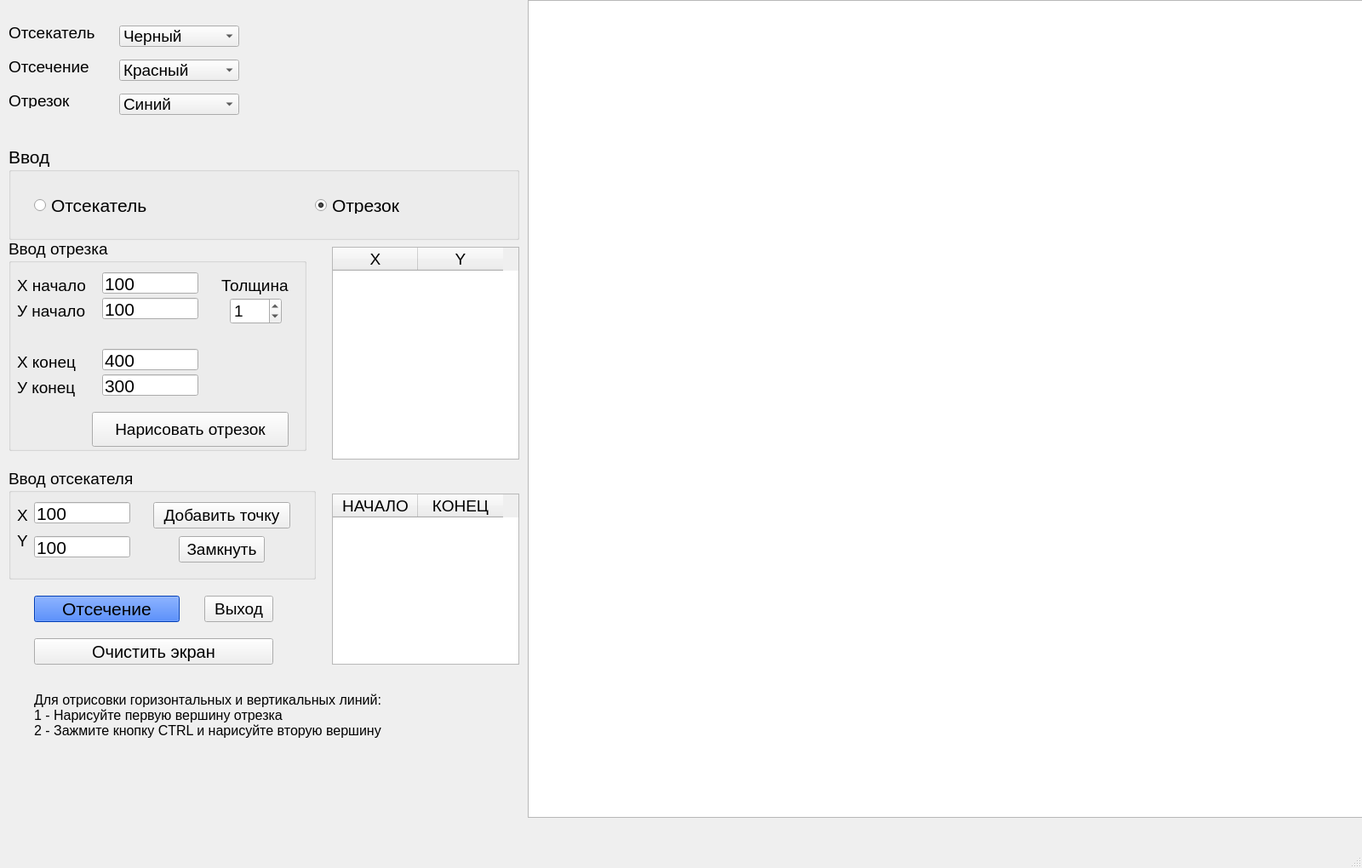
<?xml version="1.0" encoding="UTF-8"?>
<ui version="4.0">
 <class>MainWindow</class>
 <widget class="QMainWindow" name="MainWindow">
  <property name="geometry">
   <rect>
    <x>0</x>
    <y>0</y>
    <width>1600</width>
    <height>1020</height>
   </rect>
  </property>
  <property name="minimumSize">
   <size>
    <width>1600</width>
    <height>1020</height>
   </size>
  </property>
  <property name="maximumSize">
   <size>
    <width>1600</width>
    <height>1020</height>
   </size>
  </property>
  <property name="windowTitle">
   <string/>
  </property>
  <widget class="QWidget" name="centralwidget">
   <widget class="QPushButton" name="pushButton_clean">
    <property name="geometry">
     <rect>
      <x>40</x>
      <y>750</y>
      <width>281</width>
      <height>31</height>
     </rect>
    </property>
    <property name="minimumSize">
     <size>
      <width>0</width>
      <height>30</height>
     </size>
    </property>
    <property name="font">
     <font>
      <pointsize>15</pointsize>
     </font>
    </property>
    <property name="text">
     <string>Очистить экран</string>
    </property>
   </widget>
   <widget class="QLabel" name="label">
    <property name="geometry">
     <rect>
      <x>620</x>
      <y>0</y>
      <width>131</width>
      <height>17</height>
     </rect>
    </property>
    <property name="text">
     <string>Рабочее место</string>
    </property>
   </widget>
   <widget class="QPushButton" name="pushButton_RES">
    <property name="geometry">
     <rect>
      <x>40</x>
      <y>700</y>
      <width>171</width>
      <height>31</height>
     </rect>
    </property>
    <property name="font">
     <font>
      <pointsize>16</pointsize>
     </font>
    </property>
    <property name="styleSheet">
     <string notr="true">background-color: rgb(0, 85, 255)</string>
    </property>
    <property name="text">
     <string>Отсечение</string>
    </property>
   </widget>
   <widget class="QLabel" name="label_12">
    <property name="geometry">
     <rect>
      <x>40</x>
      <y>810</y>
      <width>471</width>
      <height>61</height>
     </rect>
    </property>
    <property name="font">
     <font>
      <pointsize>12</pointsize>
     </font>
    </property>
    <property name="text">
     <string>Для отрисовки горизонтальных и вертикальных линий:
1 - Нарисуйте первую вершину отрезка
2 - Зажмите кнопку CTRL и нарисуйте вторую вершину</string>
    </property>
   </widget>
   <widget class="QLabel" name="label_13">
    <property name="geometry">
     <rect>
      <x>1120</x>
      <y>900</y>
      <width>451</width>
      <height>61</height>
     </rect>
    </property>
    <property name="font">
     <font>
      <pointsize>12</pointsize>
     </font>
    </property>
    <property name="text">
     <string/>
    </property>
   </widget>
   <widget class="QGraphicsView" name="graphicsView">
    <property name="geometry">
     <rect>
      <x>620</x>
      <y>0</y>
      <width>981</width>
      <height>961</height>
     </rect>
    </property>
   </widget>
   <widget class="QTableWidget" name="table_rust">
    <property name="geometry">
     <rect>
      <x>390</x>
      <y>290</y>
      <width>220</width>
      <height>250</height>
     </rect>
    </property>
    <property name="minimumSize">
     <size>
      <width>220</width>
      <height>250</height>
     </size>
    </property>
    <property name="maximumSize">
     <size>
      <width>220</width>
      <height>250</height>
     </size>
    </property>
    <column>
     <property name="text">
      <string>X</string>
     </property>
     <property name="font">
      <font>
       <pointsize>14</pointsize>
      </font>
     </property>
    </column>
    <column>
     <property name="text">
      <string>Y</string>
     </property>
     <property name="font">
      <font>
       <pointsize>14</pointsize>
      </font>
     </property>
    </column>
   </widget>
   <widget class="QGroupBox" name="groupBoxChooseBG_8">
    <property name="geometry">
     <rect>
      <x>10</x>
      <y>550</y>
      <width>361</width>
      <height>131</height>
     </rect>
    </property>
    <property name="font">
     <font>
      <pointsize>14</pointsize>
     </font>
    </property>
    <property name="title">
     <string>Ввод отсекателя </string>
    </property>
    <widget class="QLabel" name="label_2">
     <property name="geometry">
      <rect>
       <x>10</x>
       <y>70</y>
       <width>21</width>
       <height>31</height>
      </rect>
     </property>
     <property name="text">
      <string>Y</string>
     </property>
    </widget>
    <widget class="QLabel" name="label_3">
     <property name="geometry">
      <rect>
       <x>10</x>
       <y>40</y>
       <width>101</width>
       <height>31</height>
      </rect>
     </property>
     <property name="text">
      <string>Х</string>
     </property>
    </widget>
    <widget class="QLineEdit" name="lineEdit_x">
     <property name="geometry">
      <rect>
       <x>30</x>
       <y>40</y>
       <width>113</width>
       <height>25</height>
      </rect>
     </property>
     <property name="font">
      <font>
       <pointsize>16</pointsize>
      </font>
     </property>
     <property name="text">
      <string>100</string>
     </property>
    </widget>
    <widget class="QLineEdit" name="lineEdit_y">
     <property name="geometry">
      <rect>
       <x>30</x>
       <y>80</y>
       <width>113</width>
       <height>25</height>
      </rect>
     </property>
     <property name="font">
      <font>
       <pointsize>16</pointsize>
      </font>
     </property>
     <property name="text">
      <string>100</string>
     </property>
    </widget>
    <widget class="QPushButton" name="pushButton_draw_rest">
     <property name="geometry">
      <rect>
       <x>170</x>
       <y>40</y>
       <width>161</width>
       <height>31</height>
      </rect>
     </property>
     <property name="text">
      <string>Добавить точку</string>
     </property>
    </widget>
    <widget class="QPushButton" name="pushButton_draw_rest_2">
     <property name="geometry">
      <rect>
       <x>200</x>
       <y>80</y>
       <width>101</width>
       <height>31</height>
      </rect>
     </property>
     <property name="text">
      <string>Замкнуть</string>
     </property>
    </widget>
   </widget>
   <widget class="QTableWidget" name="table_line">
    <property name="geometry">
     <rect>
      <x>390</x>
      <y>580</y>
      <width>220</width>
      <height>201</height>
     </rect>
    </property>
    <property name="maximumSize">
     <size>
      <width>220</width>
      <height>250</height>
     </size>
    </property>
    <column>
     <property name="text">
      <string>НАЧАЛО</string>
     </property>
     <property name="font">
      <font>
       <pointsize>14</pointsize>
      </font>
     </property>
    </column>
    <column>
     <property name="text">
      <string>КОНЕЦ</string>
     </property>
     <property name="font">
      <font>
       <pointsize>14</pointsize>
      </font>
     </property>
    </column>
   </widget>
   <widget class="QGroupBox" name="groupBoxChooseBG_9">
    <property name="geometry">
     <rect>
      <x>10</x>
      <y>280</y>
      <width>350</width>
      <height>250</height>
     </rect>
    </property>
    <property name="minimumSize">
     <size>
      <width>350</width>
      <height>250</height>
     </size>
    </property>
    <property name="maximumSize">
     <size>
      <width>350</width>
      <height>250</height>
     </size>
    </property>
    <property name="font">
     <font>
      <pointsize>14</pointsize>
     </font>
    </property>
    <property name="title">
     <string>Ввод отрезка</string>
    </property>
    <widget class="QLabel" name="label_6">
     <property name="geometry">
      <rect>
       <x>10</x>
       <y>70</y>
       <width>101</width>
       <height>31</height>
      </rect>
     </property>
     <property name="text">
      <string>У начало</string>
     </property>
    </widget>
    <widget class="QLabel" name="label_7">
     <property name="geometry">
      <rect>
       <x>10</x>
       <y>40</y>
       <width>101</width>
       <height>31</height>
      </rect>
     </property>
     <property name="text">
      <string>Х начало</string>
     </property>
    </widget>
    <widget class="QLabel" name="label_8">
     <property name="geometry">
      <rect>
       <x>10</x>
       <y>160</y>
       <width>101</width>
       <height>31</height>
      </rect>
     </property>
     <property name="text">
      <string>У конец</string>
     </property>
    </widget>
    <widget class="QLabel" name="label_9">
     <property name="geometry">
      <rect>
       <x>10</x>
       <y>130</y>
       <width>101</width>
       <height>31</height>
      </rect>
     </property>
     <property name="text">
      <string>Х конец</string>
     </property>
    </widget>
    <widget class="QLineEdit" name="lineEdit_5">
     <property name="geometry">
      <rect>
       <x>110</x>
       <y>40</y>
       <width>113</width>
       <height>25</height>
      </rect>
     </property>
     <property name="font">
      <font>
       <pointsize>16</pointsize>
      </font>
     </property>
     <property name="text">
      <string>100</string>
     </property>
    </widget>
    <widget class="QLineEdit" name="lineEdit_6">
     <property name="geometry">
      <rect>
       <x>110</x>
       <y>70</y>
       <width>113</width>
       <height>25</height>
      </rect>
     </property>
     <property name="font">
      <font>
       <pointsize>16</pointsize>
      </font>
     </property>
     <property name="text">
      <string>100</string>
     </property>
    </widget>
    <widget class="QLineEdit" name="lineEdit_7">
     <property name="geometry">
      <rect>
       <x>110</x>
       <y>160</y>
       <width>113</width>
       <height>25</height>
      </rect>
     </property>
     <property name="font">
      <font>
       <pointsize>16</pointsize>
      </font>
     </property>
     <property name="text">
      <string>300</string>
     </property>
    </widget>
    <widget class="QLineEdit" name="lineEdit_8">
     <property name="geometry">
      <rect>
       <x>110</x>
       <y>130</y>
       <width>113</width>
       <height>25</height>
      </rect>
     </property>
     <property name="font">
      <font>
       <pointsize>16</pointsize>
      </font>
     </property>
     <property name="text">
      <string>400</string>
     </property>
    </widget>
    <widget class="QPushButton" name="pushButton_draw_line">
     <property name="geometry">
      <rect>
       <x>98</x>
       <y>204</y>
       <width>231</width>
       <height>41</height>
      </rect>
     </property>
     <property name="text">
      <string>Нарисовать отрезок</string>
     </property>
    </widget>
    <widget class="QLabel" name="label_11">
     <property name="geometry">
      <rect>
       <x>250</x>
       <y>40</y>
       <width>101</width>
       <height>31</height>
      </rect>
     </property>
     <property name="text">
      <string>Толщина</string>
     </property>
    </widget>
    <widget class="QSpinBox" name="spinBox_w">
     <property name="geometry">
      <rect>
       <x>260</x>
       <y>70</y>
       <width>61</width>
       <height>31</height>
      </rect>
     </property>
     <property name="value">
      <number>1</number>
     </property>
    </widget>
   </widget>
   <widget class="QComboBox" name="otsech_color">
    <property name="geometry">
     <rect>
      <x>140</x>
      <y>70</y>
      <width>141</width>
      <height>25</height>
     </rect>
    </property>
    <property name="font">
     <font>
      <pointsize>14</pointsize>
     </font>
    </property>
    <item>
     <property name="text">
      <string>Красный</string>
     </property>
    </item>
    <item>
     <property name="text">
      <string>Черный</string>
     </property>
    </item>
    <item>
     <property name="text">
      <string>Белый</string>
     </property>
    </item>
    <item>
     <property name="text">
      <string>Синий</string>
     </property>
    </item>
    <item>
     <property name="text">
      <string>Желтый</string>
     </property>
    </item>
    <item>
     <property name="text">
      <string>Зеленый</string>
     </property>
    </item>
   </widget>
   <widget class="QComboBox" name="otsek_color">
    <property name="geometry">
     <rect>
      <x>140</x>
      <y>30</y>
      <width>141</width>
      <height>25</height>
     </rect>
    </property>
    <property name="font">
     <font>
      <pointsize>14</pointsize>
     </font>
    </property>
    <item>
     <property name="text">
      <string>Черный</string>
     </property>
    </item>
    <item>
     <property name="text">
      <string>Белый</string>
     </property>
    </item>
    <item>
     <property name="text">
      <string>Красный</string>
     </property>
    </item>
    <item>
     <property name="text">
      <string>Синий</string>
     </property>
    </item>
    <item>
     <property name="text">
      <string>Желтый</string>
     </property>
    </item>
    <item>
     <property name="text">
      <string>Зеленый</string>
     </property>
    </item>
   </widget>
   <widget class="QLabel" name="label_4">
    <property name="geometry">
     <rect>
      <x>10</x>
      <y>30</y>
      <width>121</width>
      <height>17</height>
     </rect>
    </property>
    <property name="font">
     <font>
      <pointsize>14</pointsize>
     </font>
    </property>
    <property name="text">
     <string>Отсекатель</string>
    </property>
   </widget>
   <widget class="QComboBox" name="otrezok_color">
    <property name="geometry">
     <rect>
      <x>140</x>
      <y>110</y>
      <width>141</width>
      <height>25</height>
     </rect>
    </property>
    <property name="font">
     <font>
      <pointsize>14</pointsize>
     </font>
    </property>
    <item>
     <property name="text">
      <string>Синий</string>
     </property>
    </item>
    <item>
     <property name="text">
      <string>Черный</string>
     </property>
    </item>
    <item>
     <property name="text">
      <string>Белый</string>
     </property>
    </item>
    <item>
     <property name="text">
      <string>Красный</string>
     </property>
    </item>
    <item>
     <property name="text">
      <string>Желтый</string>
     </property>
    </item>
    <item>
     <property name="text">
      <string>Зеленый</string>
     </property>
    </item>
   </widget>
   <widget class="QLabel" name="label_5">
    <property name="geometry">
     <rect>
      <x>10</x>
      <y>70</y>
      <width>131</width>
      <height>17</height>
     </rect>
    </property>
    <property name="font">
     <font>
      <pointsize>14</pointsize>
     </font>
    </property>
    <property name="text">
     <string>Отсечение</string>
    </property>
   </widget>
   <widget class="QLabel" name="label_10">
    <property name="geometry">
     <rect>
      <x>10</x>
      <y>110</y>
      <width>131</width>
      <height>17</height>
     </rect>
    </property>
    <property name="font">
     <font>
      <pointsize>14</pointsize>
     </font>
    </property>
    <property name="text">
     <string>Отрезок</string>
    </property>
   </widget>
   <widget class="QPushButton" name="pushButton">
    <property name="geometry">
     <rect>
      <x>240</x>
      <y>700</y>
      <width>81</width>
      <height>31</height>
     </rect>
    </property>
    <property name="font">
     <font>
      <pointsize>14</pointsize>
     </font>
    </property>
    <property name="text">
     <string>Выход</string>
    </property>
   </widget>
   <widget class="QGroupBox" name="groupBoxChooseDRAW">
    <property name="geometry">
     <rect>
      <x>10</x>
      <y>171</y>
      <width>600</width>
      <height>111</height>
     </rect>
    </property>
    <property name="minimumSize">
     <size>
      <width>600</width>
      <height>90</height>
     </size>
    </property>
    <property name="font">
     <font>
      <pointsize>16</pointsize>
     </font>
    </property>
    <property name="title">
     <string>Ввод</string>
    </property>
    <widget class="QRadioButton" name="radioButton_draw_line">
     <property name="geometry">
      <rect>
       <x>360</x>
       <y>60</y>
       <width>166</width>
       <height>20</height>
      </rect>
     </property>
     <property name="font">
      <font>
       <pointsize>16</pointsize>
      </font>
     </property>
     <property name="text">
      <string>Отрезок</string>
     </property>
     <property name="checked">
      <bool>true</bool>
     </property>
    </widget>
    <widget class="QRadioButton" name="radioButton_draw_rest">
     <property name="geometry">
      <rect>
       <x>30</x>
       <y>60</y>
       <width>166</width>
       <height>20</height>
      </rect>
     </property>
     <property name="font">
      <font>
       <pointsize>16</pointsize>
      </font>
     </property>
     <property name="text">
      <string>Отсекатель</string>
     </property>
    </widget>
   </widget>
  </widget>
  <widget class="QMenuBar" name="menubar">
   <property name="geometry">
    <rect>
     <x>0</x>
     <y>0</y>
     <width>1600</width>
     <height>22</height>
    </rect>
   </property>
  </widget>
  <widget class="QStatusBar" name="statusbar"/>
  <action name="action">
   <property name="text">
    <string>\</string>
   </property>
  </action>
 </widget>
 <resources/>
 <connections/>
</ui>
